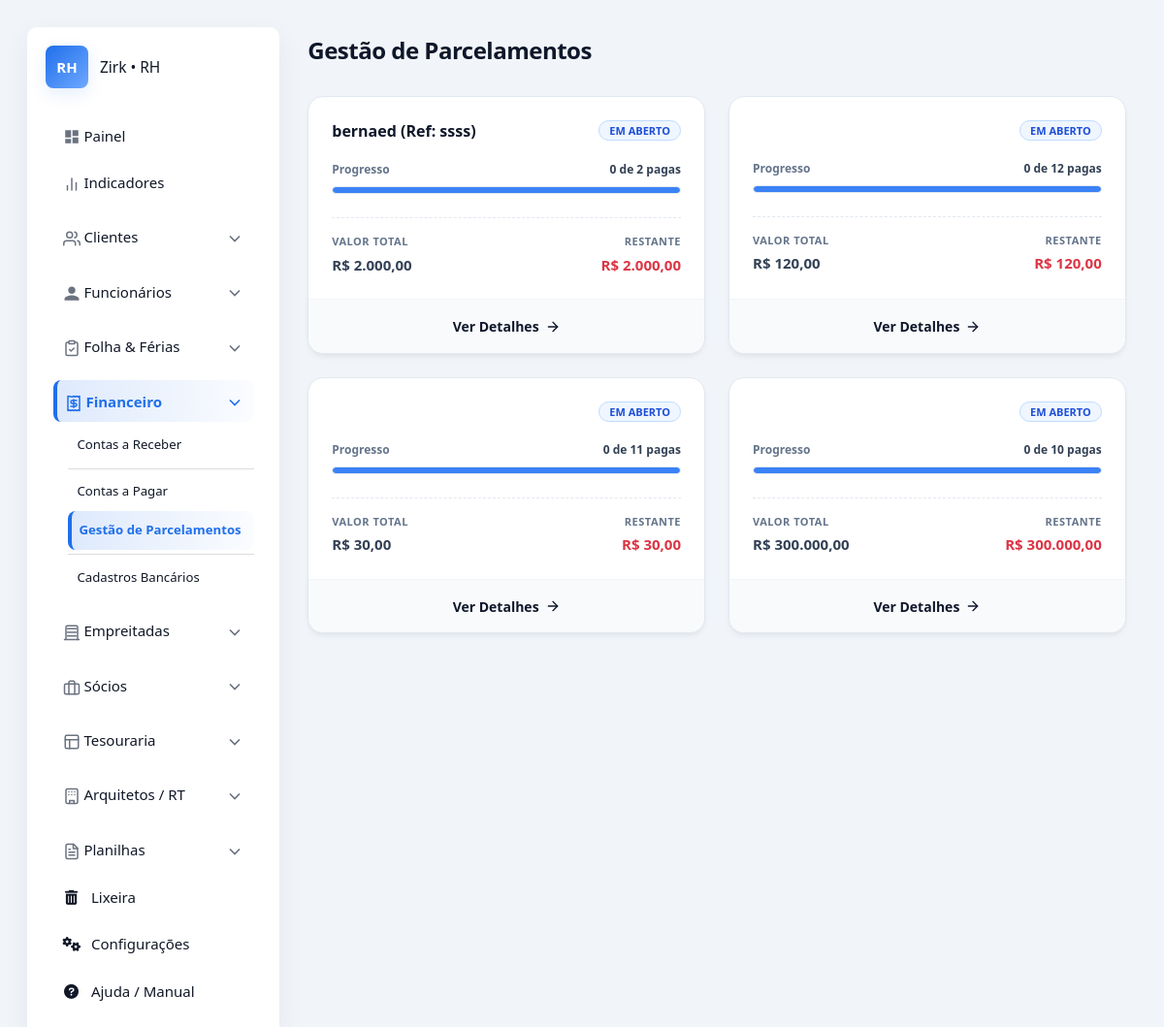
The app's page /pagar/parcelamentos/ (signed in) with its own data.
### apps/financeiro/pagar/models.py (models this page shows, shortened)
class ParcelamentoPagar(SoftDeleteMixin):
    descricao = models.CharField(max_length=255, verbose_name="Descrição do Parcelamento")
    data_criacao = models.DateTimeField(auto_now_add=True, verbose_name="Criado em")
    valor_total_original = models.DecimalField(max_digits=12, decimal_places=2, default=Decimal('0.00'))
    qtd_parcelas = models.IntegerField(default=1)
    class Meta:
        verbose_name = "Parcelamento (A Pagar)"
        verbose_name_plural = "Gestão de Parcelamentos"
        ordering = ['-data_criacao']
    def get_related_objects(self):
        parcelas = []
        modelos_filhos = [
            'parcelas_boleto', 'parcelas_gastogeral', 'parcelas_cheque',
            'parcelas_faturacartao', 'parcelas_gastoveiculoconsorcio',
            'parcelas_gastocontabilidade', 'parcelas_gastoimovel',
            'parcelas_gastoutilidade', 'parcelas_gastogasolina',
            'parcelas_comissaoarquiteto', 'parcelas_gastoalmoco','parcelas_folhapagamento'
        ]
        for related in modelos_filhos:
            if hasattr(self, related):
                manager = getattr(self, related)
                parcelas.extend(list(manager.filter(is_deleted=False)))
        parcelas.sort(key=lambda x: x.data_vencimento if hasattr(x, 'data_vencimento') else x.data_gasto)
        return parcelas
    @property
    def resumo(self):
        parcelas = self.get_related_objects()
        total_obj = len(parcelas)
        if total_obj == 0:
            return {'pendente': 0, 'pago': 0, 'progresso': 0, 'valor_pago': 0, 'valor_aberto': 0}
        pagas = [p for p in parcelas if p.status in ['Pago', 'Recebido', 'PG', 'COM']]
        qtd_pagas = len(pagas)
        valor_pago = sum([p.get_valor_consolidado() for p in pagas])
        valor_total_atual = sum([p.get_valor_consolidado() for p in parcelas])
        valor_aberto = valor_total_atual - valor_pago
        progresso = (qtd_pagas / total_obj) * 100
        return {
            'total_parcelas': total_obj,
            'qtd_pagas': qtd_pagas,
            'qtd_pendentes': total_obj - qtd_pagas,
            'progresso': round(progresso, 1),
            'valor_pago': valor_pago,
            'valor_aberto': valor_aberto,
            'valor_total_atual': valor_total_atual
        }

### apps/financeiro/pagar/views.py (the view)
# urls.py: path('parcelamentos/', views.parcelamento_list, name='parcelamento_list'),
@login_required
def parcelamento_list(request):
    parcelamentos = ParcelamentoPagar.objects.filter(is_deleted=False)
    return render(request, 'core/financeiro/pagar/parcelamento_list.html', {
        'parcelamentos': parcelamentos
    })

### apps/configuracoes/context_processors.py (called while the page is built)
def configuracoes_globais(request):
    return {}

### apps/configuracoes/mixin.py (called while the page is built)
    def get_queryset(self):
        return super().get_queryset().filter(is_deleted=False)

### apps/ferias/service.py (called while the page is built, shortened)
def gerar_novo_periodo_aquisitivo(funcionario):
    if getattr(funcionario, 'is_deleted', False):
        return None
    if not hasattr(funcionario, 'dados_trabalhistas'):
        return None
    dados = funcionario.dados_trabalhistas
    data_admissao = dados.data_admissao_marcenaria or dados.data_admissao_contabilidade
    if not data_admissao:
        return None
    ultimo_periodo = funcionario.periodos_aquisitivos.order_by('-data_fim').first()
    hoje = timezone.now().date()
    data_limite_retroativa = hoje - relativedelta(years=2)
    data_inicio_calculada = None
    if not ultimo_periodo:
        data_inicio_calculada = data_admissao
    else:
        if ultimo_periodo.data_fim >= hoje:
            return None  # Período atual ainda está vigente
        data_inicio_calculada = ultimo_periodo.data_fim + timedelta(days=1)

def atualizar_todos_periodos():
    funcionarios = Funcionario.objects.all() # O SoftDeleteMixin já deve filtrar os deletados
    for func in funcionarios:
        if getattr(func, 'is_deleted', False):
            continue
        gerar_novo_periodo_aquisitivo(func)

### apps/financeiro/pagar/models.py (called while the page is built)
    def get_valor_consolidado(self):
        if self.status in [StatusPagamento.PAGO, 'Pago'] and self.valor_pago:
            return self.valor_pago
        return self.valor_comissao

    def get_valor_consolidado(self): return self.valor_total

### templates/core/financeiro/pagar/parcelamento_list.html (shortened to what this page needs)
{% extends 'core/base.html' %}
{% load static %}
{% block content %}
<div class="dash-container">
    <div class="dash-header">
        <h1 class="dash-title">Gestão de Parcelamentos</h1>
    </div>
    <div class="cards-grid">
        {% for p in parcelamentos %}
            {% with resumo=p.resumo %}
            <div class="parcela-card">
                <div class="card-body">
                    <div class="card-top">
                        <h3 class="card-title">{{ p.descricao }}</h3>
                        {% if resumo.progresso == 100 %}
                            <span class="badge bg-success-soft">Concluído</span>
                        {% else %}
                            <span class="badge bg-blue-soft">Em Aberto</span>
                        {% endif %}
                    </div>
                    <div class="progresso-container">
                        <div class="progresso-info">
                            <span>Progresso</span>
                            <span style="color: var(--slate-700);">{{ resumo.qtd_pagas }} de {{ resumo.total_parcelas }} pagas</span>
                        </div>
                        <div class="progress-track">
                            <div class="progress-fill {% if resumo.progresso == 100 %}fill-green{% else %}fill-blue{% endif %}"
                                 style="width: {{ resumo.progresso }}%"></div>
                        </div>
                    </div>
                    <div class="valores-grid">
                        <div>
                            <div class="val-label">Valor Total</div>
                            <div class="val-valor">R$ {{ resumo.valor_total_atual|floatformat:"2g" }}</div>
                        </div>
                        <div style="text-align: right;">
                            <div class="val-label">Restante</div>
                            {% if resumo.valor_aberto > 0 %}
                                <div class="val-valor text-danger">R$ {{ resumo.valor_aberto|floatformat:"2g" }}</div>
                            {% else %}
                                <div class="val-valor" style="color: var(--green-500);">Quitado</div>
                            {% endif %}
                        </div>
                    </div>
                </div>
                <div class="card-footer">
                    <a href="{% url 'pagar:parcelamento_detail' p.pk %}" class="btn-link-card">
                        Ver Detalhes
                        <svg xmlns="http://www.w3.org/2000/svg" width="16" height="16" viewBox="0 0 24 24" fill="none" stroke="currentColor" stroke-width="2" stroke-linecap="round" stroke-linejoin="round"><line x1="5" y1="12" x2="19" y2="12"></line><polyline points="12 5 19 12 12 19"></polyline></svg>
                    </a>
                </div>
            </div>
            {% endwith %}
        {% endfor %}
    </div>
</div>
{% endblock %}

### static/core/css/style.css (style rules this page uses)
:root { --bg: #f5f7fb; --surface: #ffffff; --surface-secondary: #f7faff; --text: #111827; --text-secondary: #4b5563; --muted: #6b7280; --primary: #1f6feb; --primary-hover: #1a5dbd; --accent: #13a38c; --danger: #e5544b; --border-color: #e5e7eb; --input-bg: #fbfcfe; --input-border: #e7edf8; --table-header-bg: #f4f4f4; --table-row-hover: #f9f9f9; --nav-hover: #F3F6FB; --shadow-color: rgba(15, 23, 42, 0.06); --shadow-primary: rgba(31, 111, 235, 0.12); --radius: 10px; --gap: 18px; font-family: Inter, system-ui, -apple-system, "Segoe UI", Roboto, "Helvetica Neue", Arial; font-size: 15px; }
* { box-sizing: border-box; }
html, body { height: 100%; margin: 0; background: var(--bg); color: var(--text); -webkit-font-smoothing: antialiased; }
a:not(.btn), a:not(.btn):link, a:not(.btn):visited, a:not(.btn):hover, a:not(.btn):active, a:not(.btn):focus { text-decoration: none !important; color: inherit !important; }

### templates/core/financeiro/pagar/parcelamento_list.html (style rules this page uses)
:root { --font-sans: ui-sans-serif, system-ui, -apple-system, BlinkMacSystemFont, "Segoe UI", Roboto, "Helvetica Neue", Arial, sans-serif; --slate-50: #f8fafc; --slate-100: #f1f5f9; --slate-200: #e2e8f0; --slate-300: #cbd5e1; --slate-400: #94a3b8; --slate-500: #64748b; --slate-600: #475569; --slate-700: #334155; --slate-900: #0f172a; --blue-50: #eff6ff; --blue-500: #3b82f6; --blue-600: #2563eb; --blue-700: #1d4ed8; --green-50: #ecfdf5; --green-500: #10b981; --green-700: #047857; --red-500: #ef4444; --white: #ffffff; }
body { background-color: var(--slate-100) !important; }
.dash-container { font-family: var(--font-sans); color: var(--slate-900); padding-bottom: 60px; max-width: 1200px; margin: 0 auto; }
.dash-header { margin-bottom: 32px; display: flex; justify-content: space-between; align-items: center; padding-top: 10px; }
.dash-title { font-size: 24px; font-weight: 800; color: var(--slate-900); margin: 0; letter-spacing: -0.5px; }
.cards-grid { display: grid; grid-template-columns: repeat(auto-fill, minmax(340px, 1fr)); gap: 24px; }
.parcela-card { background-color: var(--white); border: 1px solid var(--slate-200); border-radius: 16px; overflow: hidden; display: flex; flex-direction: column; box-shadow: 0 4px 6px -1px rgba(0, 0, 0, 0.05), 0 2px 4px -1px rgba(0, 0, 0, 0.03); transition: transform 0.2s ease, box-shadow 0.2s ease, border-color 0.2s; }
.card-body { padding: 24px; flex: 1; }
.card-footer { padding: 16px 24px; background-color: var(--slate-50); border-top: 1px solid var(--slate-100); text-align: center; }
.card-top { display: flex; justify-content: space-between; align-items: flex-start; margin-bottom: 20px; gap: 12px; }
.card-title { font-size: 16px; font-weight: 700; color: var(--slate-900); line-height: 1.4; margin: 0; }
.badge { padding: 4px 10px; border-radius: 20px; font-size: 11px; font-weight: 600; text-transform: uppercase; white-space: nowrap; }
.bg-blue-soft { background-color: var(--blue-50); color: var(--blue-700); border: 1px solid #bfdbfe; }
.progresso-container { margin-bottom: 24px; }
.progresso-info { display: flex; justify-content: space-between; font-size: 12px; margin-bottom: 8px; color: var(--slate-500); font-weight: 600; }
.progress-track { height: 8px; background-color: var(--slate-100); border-radius: 99px; overflow: hidden; border: 1px solid var(--slate-200); }
.progress-fill { height: 100%; border-radius: 99px; transition: width 0.5s ease; }
.fill-blue { background-color: var(--blue-500); }
.valores-grid { display: grid; grid-template-columns: 1fr 1fr; gap: 16px; border-top: 1px dashed var(--slate-200); padding-top: 16px; }
.val-label { font-size: 11px; text-transform: uppercase; color: var(--slate-500); font-weight: 600; margin-bottom: 4px; letter-spacing: 0.5px; }
.val-valor { font-size: 15px; font-weight: 700; color: var(--slate-700); }
.text-danger { color: var(--red-500); }
.btn-link-card { color: var(--blue-600); font-weight: 600; font-size: 14px; text-decoration: none; display: inline-flex; align-items: center; gap: 6px; transition: gap 0.2s; }

### records on screen
ParcelamentoPagar: descricao "bernaed (Ref: ssss)", resumo.qtd_pagas "0", resumo.total_parcelas "2", {{ resumo.progresso }} 0,0 (drawn), resumo.valor_total_atual "2.000,00", resumo.valor_aberto "2.000,00"
ParcelamentoPagar: resumo.qtd_pagas "0", resumo.total_parcelas "12", {{ resumo.progresso }} 0,0 (drawn), resumo.valor_total_atual "120,00", resumo.valor_aberto "120,00"
ParcelamentoPagar: resumo.qtd_pagas "0", resumo.total_parcelas "11", {{ resumo.progresso }} 0,0 (drawn), resumo.valor_total_atual "30,00", resumo.valor_aberto "30,00"
ParcelamentoPagar: resumo.qtd_pagas "0", resumo.total_parcelas "10", {{ resumo.progresso }} 0,0 (drawn), resumo.valor_total_atual "300.000,00", resumo.valor_aberto "300.000,00"
